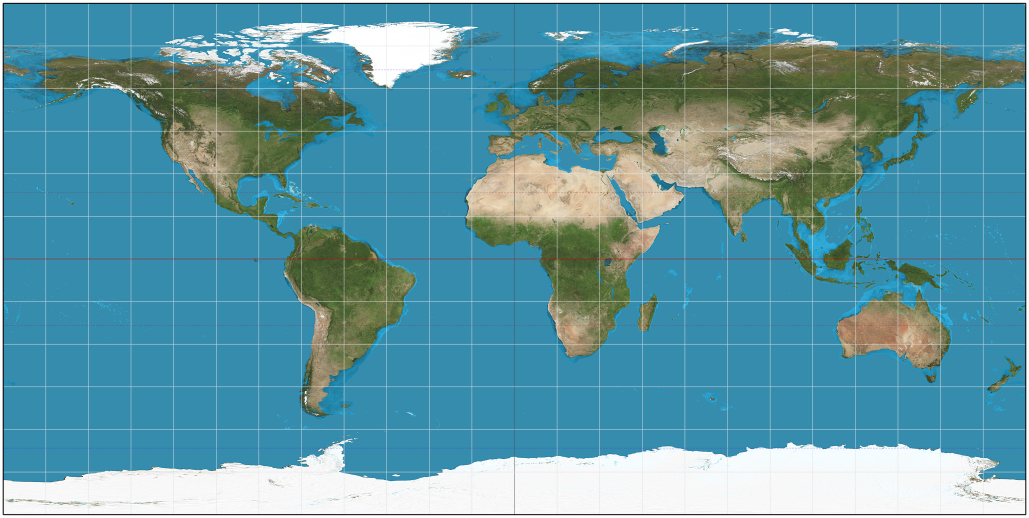
#> input picture videos/darwin/assets/source/world_equirectangular.jpg, 2058 x 1036 px, found by its file name (shown at 1/2 size)
$ python prepare_map.py
#> lines starting #> are read from the running program, lines starting #| are printed output that depends on the picture
import os
import sys
import urllib.request
from pathlib import Path
from PIL import Image, ImageDraw, ImageFont, ImageEnhance
import numpy as np

sys.stdout.reconfigure(encoding='utf-8')

# Tọa độ Wikipedia của 4 địa danh trên hải trình Nam Mỹ của Darwin
CITIES = [
    {"name": "Salvador", "lon": -38.5108, "lat": -12.9714},
    {"name": "Rio de Janeiro", "lon": -43.2075, "lat": -22.9028},
    {"name": "Montevideo", "lon": -56.1819, "lat": -34.8836},
    {"name": "Punta Alta", "lon": -62.0750, "lat": -38.8790},
]

# Vùng cắt: tây -85, bắc 5, đông -30, nam -56
LON_MIN, LON_MAX = -85.0, -30.0
LAT_MAX, LAT_MIN = 5.0, -56.0

def lon_lat_to_pixel(lon, lat, width, height):
    x = (lon - LON_MIN) / (LON_MAX - LON_MIN) * width
    y = (LAT_MAX - lat) / (LAT_MAX - LAT_MIN) * height
    return x, y

def prepare_map():
    assets_dir = Path("videos/darwin/assets")
    source_dir = assets_dir / "source"
    source_dir.mkdir(parents=True, exist_ok=True)

    world_map_path = source_dir / "world_equirectangular.jpg"

    # 1. Tải bản đồ Equirectangular công cộng nếu chưa có
    if not world_map_path.exists():
        print("🌍 Đang tải bản đồ thế giới Equirectangular từ Wikimedia Commons...")
        url = "https://upload.wikimedia.org/wikipedia/commons/8/83/Equirectangular_projection_SW.jpg"
        req = urllib.request.Request(url, headers={"User-Agent": "DarwinMap/1.0"})
        with urllib.request.urlopen(req) as resp, open(world_map_path, "wb") as f:
            f.write(resp.read())
        print("Tải xong bản đồ thế giới.")

    img = Image.open(world_map_path).convert("RGB")
#> img is the input picture: PIL image 2058x1036 RGB; mean R, G, B 95.3, 150.4, 163.3
    W, H = img.size
#> W = 2058; H = 1036

    # 2. Cắt theo vùng [tây -85, bắc 5, đông -30, nam -56]
    # Phép chiếu equirectangular toàn cầu chuẩn: lon [-180, 180], lat [90, -90]
    x0 = int((LON_MIN - (-180.0)) / 360.0 * W)
#> x0 = 543
    x1 = int((LON_MAX - (-180.0)) / 360.0 * W)
#> x1 = 857
    y0 = int((90.0 - LAT_MAX) / 180.0 * H)
#> y0 = 489
    y1 = int((90.0 - LAT_MIN) / 180.0 * H)
#> y1 = 840

    cropped = img.crop((x0, y0, x1, y1))
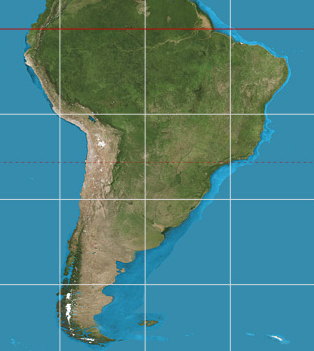
#> cropped: PIL image 314x351 RGB; mean R, G, B 75.4, 128.3, 129.8

    # Resize chuẩn cho video dọc (rộng 880px, cao 976px)
    map_w = 880
    map_h = int(map_w * (LAT_MAX - LAT_MIN) / (LON_MAX - LON_MIN)) # 976 px
    resized = cropped.resize((map_w, map_h), Image.Resampling.LANCZOS)

    # 3. Làm nhạt màu cho hợp nền giấy:
    # Chuyển xám, nhuộm tông giấy kem #F3EEE2 và sàn #E4DFD3
    gray = resized.convert("L")
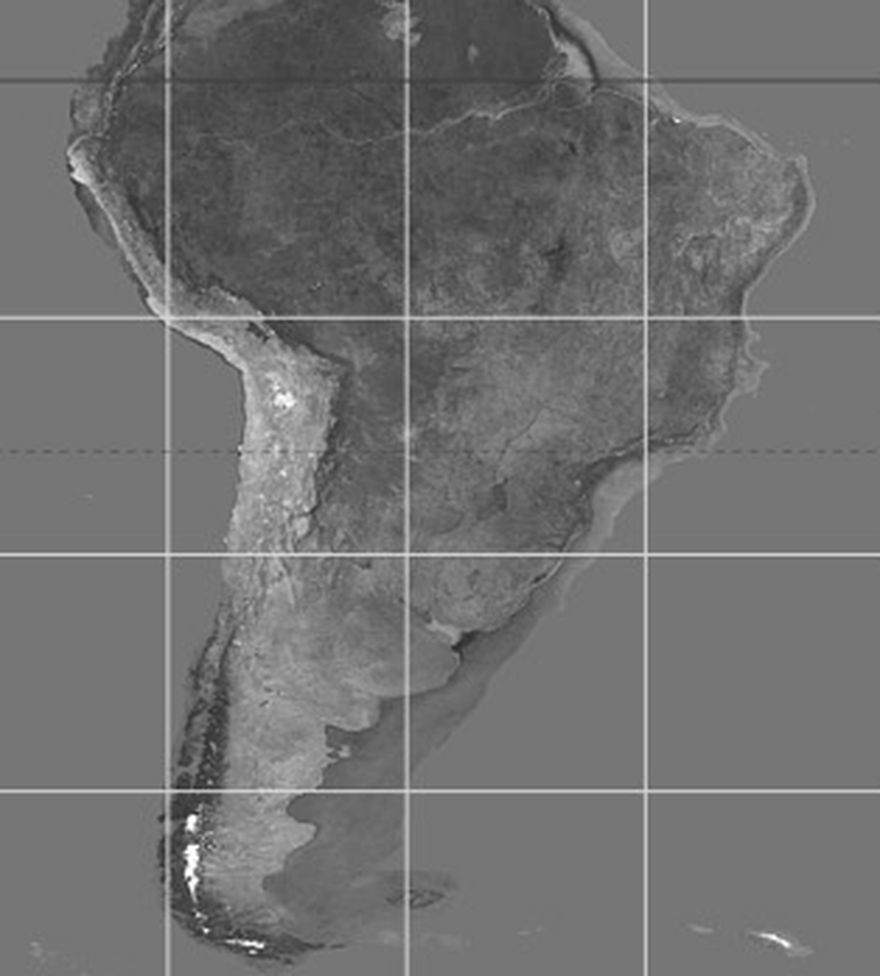
#> gray: PIL image 880x976 L; min 38, max 255, mean 112.6
    gray_arr = np.array(gray, dtype=np.float32) / 255.0

    # Đại dương tối hơn một chút, lục địa sáng hơn
    paper_light = np.array([243, 238, 226], dtype=np.float32) # đất liền
    ocean_dark = np.array([215, 210, 198], dtype=np.float32)  # biển

    # Nội suy màu theo độ sáng địa hình
    t = gray_arr[:, :, np.newaxis]
    tinted = t * paper_light + (1.0 - t) * ocean_dark
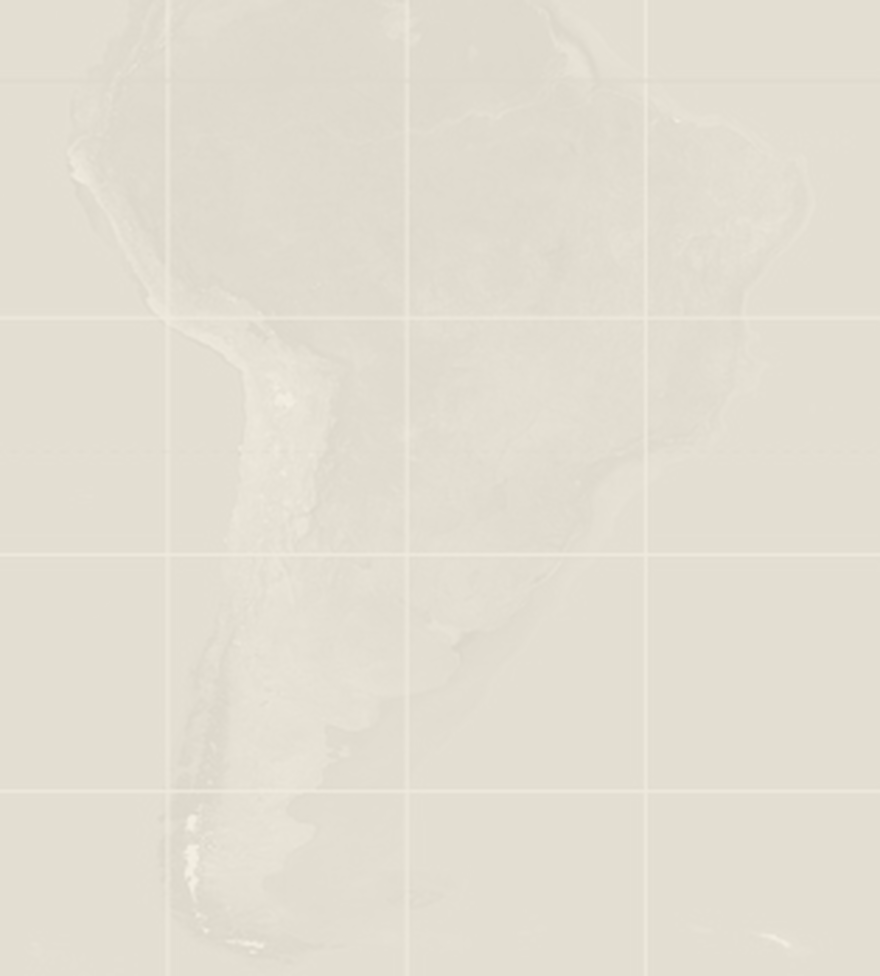
#> tinted: shape (976, 880, 3) float32; mean of channels 0, 1, 2 225.6, 223, 209.1; drawn as R, G, B
    tinted_img = Image.fromarray(np.clip(tinted, 0, 255).astype(np.uint8))

    # Tăng tương phản nhẹ để đường bờ biển rõ nét
    enhancer = ImageEnhance.Contrast(tinted_img)
    tinted_img = enhancer.enhance(1.25)

    # Lưu bản đồ nền sạch
    out_map = assets_dir / "south_america_map.png"
    tinted_img.save(str(out_map), format="PNG")

    # Đồng bộ sang public/
    public_map = Path("public/videos/darwin/assets/south_america_map.png")
    public_map.parent.mkdir(parents=True, exist_ok=True)
    tinted_img.save(str(public_map), format="PNG")
    print(f"🗺️ Đã tạo bản đồ Nam Mỹ: {out_map} ({map_w}x{map_h})")

    # 4. Xuất ảnh kiểm tra có lưới kinh vĩ tuyến 10 độ và ghim thành phố
    verif_img = tinted_img.copy()
    draw = ImageDraw.Draw(verif_img)

    # Vẽ lưới kinh tuyến mỗi 10 độ: -80, -70, -60, -50, -40
    for lon in range(-80, -30, 10):
        x, _ = lon_lat_to_pixel(lon, 0, map_w, map_h)
        draw.line([(x, 0), (x, map_h)], fill=(160, 150, 135), width=1)
        draw.text((x + 4, 10), f"{lon}°", fill=(100, 90, 80))

    # Vẽ lưới vĩ tuyến mỗi 10 độ: 0, -10, -20, -30, -40, -50
    for lat in range(0, -60, -10):
        _, y = lon_lat_to_pixel(-50, lat, map_w, map_h)
        draw.line([(0, y), (map_w, y)], fill=(160, 150, 135), width=1)
        draw.text((10, y - 16), f"{lat}°", fill=(100, 90, 80))

    # Vẽ đường nối màu nhấn #E0401C qua 4 điểm
    route_points = [lon_lat_to_pixel(c["lon"], c["lat"], map_w, map_h) for c in CITIES]
    for i in range(len(route_points) - 1):
        draw.line([route_points[i], route_points[i+1]], fill=(224, 64, 28), width=5)

    # Vẽ điểm chấm và nhãn tên cho từng thành phố
    for c in CITIES:
        x, y = lon_lat_to_pixel(c["lon"], c["lat"], map_w, map_h)
        # Chấm tròn
        r = 8
        draw.ellipse([(x - r, y - r), (x + r, y + r)], fill=(224, 64, 28), outline=(27, 24, 21), width=2)
        # Nhãn tên
        draw.rectangle([(x + 12, y - 12), (x + 12 + len(c["name"]) * 11 + 10, y + 14)], fill=(27, 24, 21))
        draw.text((x + 16, y - 8), c["name"], fill=(255, 210, 63))

    verif_out = Path("videos/darwin/output/map_verification.png")
    verif_out.parent.mkdir(parents=True, exist_ok=True)
    verif_img.save(str(verif_out), format="PNG")
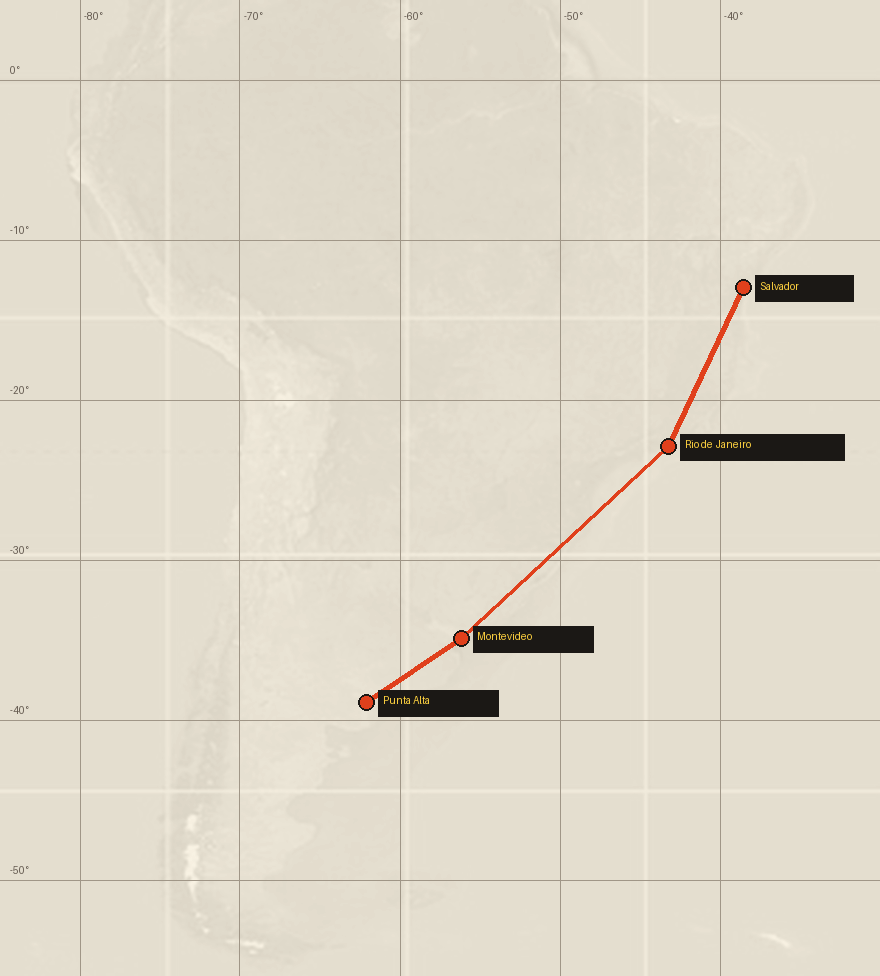
#> saved as map_verification.png: PIL image 880x976 RGB; mean R, G, B 223.6, 216.9, 202
    print(f"📍 Đã xuất ảnh kiểm tra ghim và lưới kinh vĩ tuyến: {verif_out}")

if __name__ == "__main__":
    prepare_map()
